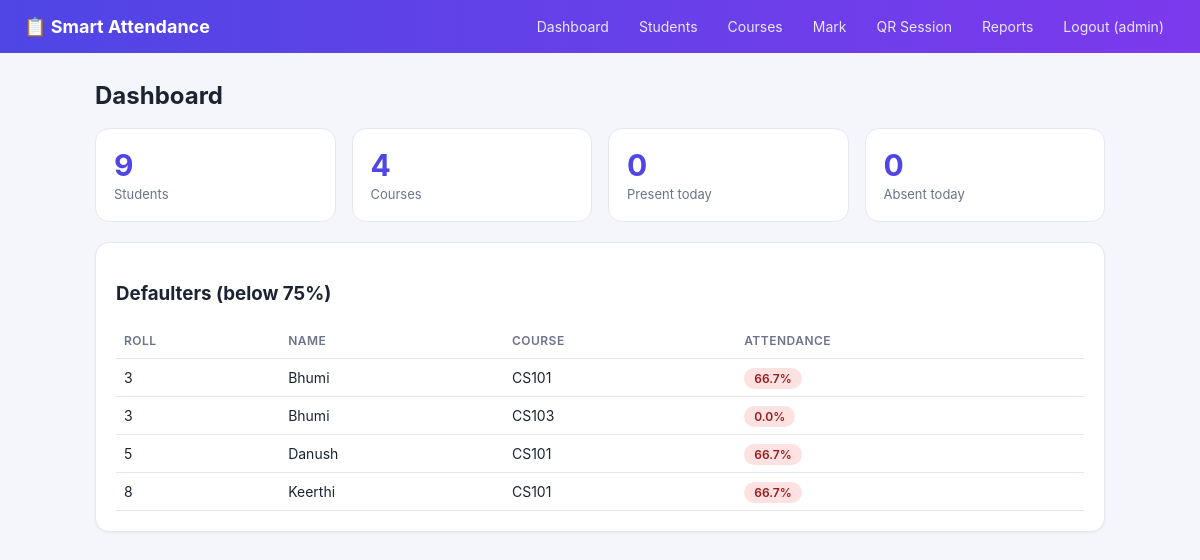
The app's page /dashboard (signed in) with its own data.
### tables this page shows
CREATE TABLE students(
        id INTEGER PRIMARY KEY, roll_no TEXT UNIQUE NOT NULL,
        name TEXT NOT NULL, email TEXT, class_name TEXT);

CREATE TABLE courses(
        id INTEGER PRIMARY KEY, code TEXT UNIQUE NOT NULL, name TEXT NOT NULL);

### app.py (the view)
@app.route("/dashboard")
@login_required("teacher")
def dashboard():
    db = get_db()
    today = date.today().isoformat()
    stats = {
        "students": db.execute("SELECT COUNT(*) FROM students").fetchone()[0],
        "courses": db.execute("SELECT COUNT(*) FROM courses").fetchone()[0],
        "present_today": db.execute(
            "SELECT COUNT(*) FROM attendance WHERE date=? AND status='Present'", (today,)).fetchone()[0],
        "absent_today": db.execute(
            "SELECT COUNT(*) FROM attendance WHERE date=? AND status='Absent'", (today,)).fetchone()[0],
    }
    defaulters = [r for r in summary_rows() if r["pct"] < THRESHOLD][:8]
    return render_template("dashboard.html", stats=stats, defaulters=defaulters,
                           threshold=THRESHOLD)

### app.py (called while the page is built)
def get_db():
    if "db" not in g:
        g.db = sqlite3.connect(DB)
        g.db.row_factory = sqlite3.Row
    return g.db

def login_required(role=None):
    def deco(f):
        @wraps(f)
        def wrapper(*a, **kw):
            if "user_id" not in session:
                return redirect(url_for("login"))
            if role and session.get("role") != role:
                abort(403)
            return f(*a, **kw)
        return wrapper
    return deco

def summary_rows(course_id=None):
    q = """SELECT s.id sid, s.roll_no, s.name, c.id cid, c.code, c.name cname,
             SUM(a.status='Present') present, COUNT(a.id) total
           FROM attendance a JOIN students s ON s.id=a.student_id
           JOIN courses c ON c.id=a.course_id"""
    args = []
    if course_id:
        q += " WHERE c.id=?"
        args.append(course_id)
    q += " GROUP BY s.id, c.id ORDER BY s.roll_no"
    rows = []
    for r in get_db().execute(q, args):
        d = dict(r)
        d["pct"] = round(100 * d["present"] / d["total"], 1) if d["total"] else 0
        rows.append(d)
    return rows

### templates/dashboard.html
{% extends "base.html" %}{% block body %}
<h1>Dashboard</h1>
<div class="grid">
<div class="stat"><b>{{ stats.students }}</b><span>Students</span></div>
<div class="stat"><b>{{ stats.courses }}</b><span>Courses</span></div>
<div class="stat"><b>{{ stats.present_today }}</b><span>Present today</span></div>
<div class="stat"><b>{{ stats.absent_today }}</b><span>Absent today</span></div></div>
<div class="card"><h3>Defaulters (below {{ threshold }}%)</h3>
{% if defaulters %}<table><tr><th>Roll</th><th>Name</th><th>Course</th><th>Attendance</th></tr>
{% for r in defaulters %}<tr><td>{{ r.roll_no }}</td><td>{{ r.name }}</td><td>{{ r.code }}</td><td><span class="pill low">{{ r.pct }}%</span></td></tr>{% endfor %}</table>
{% else %}<p class="muted">No defaulters. 🎉</p>{% endif %}</div>
{% endblock %}

### templates/base.html (shortened to what this page needs)
<!doctype html>
<html lang="en"><head><meta charset="utf-8"><meta name="viewport" content="width=device-width,initial-scale=1">
<link rel="stylesheet" href="{{ url_for('static', filename='style.css') }}"></head>
<body>
{% if session.user_id %}
<nav><div class="logo">📋 Smart Attendance</div>
{% if session.role == 'teacher' %}
<a href="{{ url_for('dashboard') }}">Dashboard</a><a href="{{ url_for('students') }}">Students</a>
<a href="{{ url_for('courses') }}">Courses</a><a href="{{ url_for('mark') }}">Mark</a>
<a href="{{ url_for('qr_session') }}">QR Session</a><a href="{{ url_for('reports') }}">Reports</a>
{% else %}<a href="{{ url_for('my_attendance') }}">My Attendance</a>{% endif %}
<a href="{{ url_for('logout') }}">Logout ({{ session.username }})</a></nav>
{% endif %}
<main>
{% block body %}{% endblock %}
</main></body></html>

### static/style.css (style rules this page uses)
:root { --bg:#f4f6fb;--card:#fff;--ink:#1c2333;--muted:#6b7488;--brand:#4f46e5;--brand2:#7c3aed;--ok:#16a34a;--bad:#dc2626;--line:#e5e8f0 }
* { box-sizing:border-box }
body { margin:0;font-family:Inter,system-ui,Segoe UI,Arial,sans-serif;background:var(--bg);color:var(--ink) }
nav { background:linear-gradient(90deg,var(--brand),var(--brand2));color:#fff;display:flex;align-items:center;gap:6px;padding:0 24px;flex-wrap:wrap }
nav .logo { font-weight:700;font-size:18px;margin-right:auto;padding:16px 0 }
nav a { color:#e9e7ff;text-decoration:none;padding:16px 12px;font-size:14px }
main { max-width:1050px;margin:28px auto;padding:0 20px }
h1 { margin:0 0 18px;font-size:24px }
.card { background:var(--card);border:1px solid var(--line);border-radius:14px;padding:20px;margin-bottom:20px;box-shadow:0 1px 3px rgba(20,30,60,.05) }
.grid { display:grid;grid-template-columns:repeat(auto-fit,minmax(200px,1fr));gap:16px;margin-bottom:20px }
.stat { background:var(--card);border:1px solid var(--line);border-radius:14px;padding:18px }
.stat b { display:block;font-size:30px;color:var(--brand) }
.stat span { color:var(--muted);font-size:13px }
table { width:100%;border-collapse:collapse;font-size:14px }
th,td { text-align:left;padding:10px 8px;border-bottom:1px solid var(--line) }
th { color:var(--muted);font-weight:600;font-size:12px;text-transform:uppercase;letter-spacing:.04em }
.pill { padding:3px 10px;border-radius:99px;font-size:12px;font-weight:600 }
.pill.low { background:#fee2e2;color:#991b1b }

### records on screen
students: roll_no "3", name "Bhumi", code "CS101", pct "66.7", code "CS103", pct "0.0"
students: roll_no "5", name "Danush", code "CS101", pct "66.7"
students: roll_no "8", name "Keerthi", code "CS101", pct "66.7"

### other values on screen
{{ session.username }} "admin"
{{ stats.students }} "9"
{{ stats.courses }} "4"
{{ stats.present_today }} "0"
{{ stats.absent_today }} "0"
{{ threshold }} "75"
